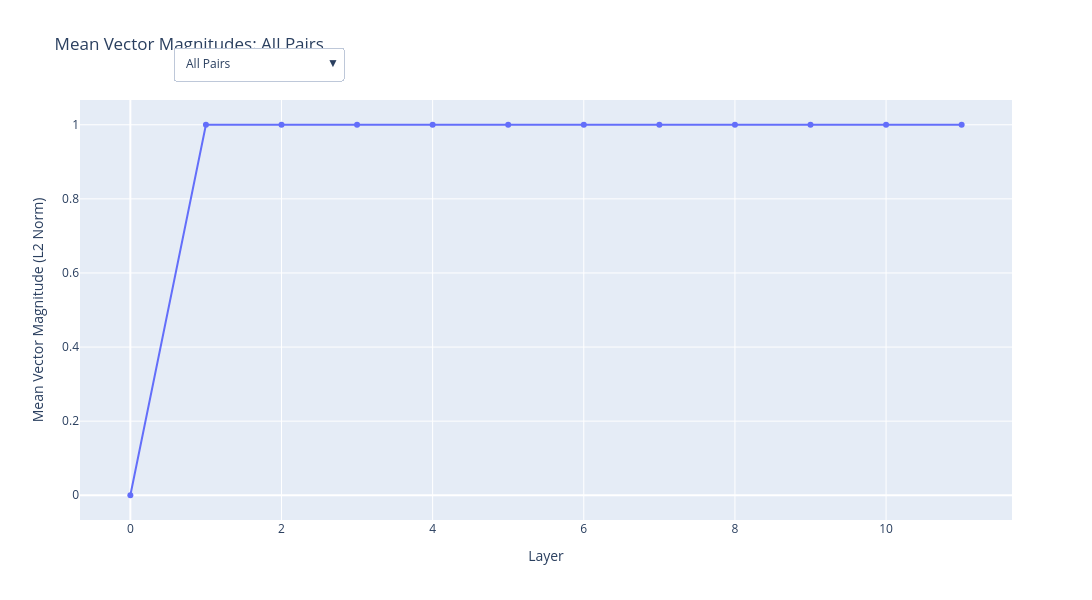

Source (notebook cell):
### Code cell
emotion_pairs_sorted = sorted(df['emotion_pair'].unique())

buttons = [
    dict(
        label="All Pairs",
        method="update",
        args=[
            {"visible": [True] * len(emotion_pairs_sorted)},
            {"title": "Mean Vector Magnitudes: All Pairs"}
        ]
    )
]

for i, pair in enumerate(emotion_pairs_sorted):
    visibility = [j == i for j in range(len(emotion_pairs_sorted))]
    buttons.append(
        dict(
            label=pair,
            method="update",
            args=[
                {"visible": visibility},
                {"title": f"Mean Vector Magnitudes: {pair}"}
            ]
        )
    )

fig = go.Figure()

for idx, pair in enumerate(emotion_pairs_sorted):
    pair_data = df[df['emotion_pair'] == pair].sort_values('layer')
    fig.add_trace(
        go.Scatter(
            x=pair_data['layer'],
            y=pair_data['mean_magnitude'],
            mode='lines+markers',
            name=pair,
            visible=(idx == 0),
            hovertemplate='<b>%{fullData.name}</b><br>Layer: %{x}<br>Mean: %{y:.4f}<extra></extra>'
        )
    )

fig.update_layout(
    updatemenus=[
        dict(
            buttons=buttons,
            direction="down",
            pad={"r": 10, "t": 10},
            showactive=True,
            x=0.1,
            xanchor="left",
            y=1.15,
            yanchor="top"
        )
    ],
    title="Mean Vector Magnitudes: All Pairs",
    xaxis_title="Layer",
    yaxis_title="Mean Vector Magnitude (L2 Norm)",
    height=600,
    width=1200,
    hovermode='x unified'
)

fig.show()

### Figure 1 — Plotly figure (JSON) as saved in the notebook; plotly's stock layout.template omitted (floating-point values rounded to 4 significant figures)
{"data": [{"hovertemplate": "<b>%{fullData.name}</b><br>Layer: %{x}<br>Mean: %{y:.4f}<extra></extra>", "mode": "lines+markers", "name": "anger → disgust", "type": "scatter", "visible": true, "x": [0, 1, 2, 3, 4, 5, 6, 7, 8, 9, 10, 11], "y": [0.0, 1.0, 1.0, 1.0, 1.0, 1.0, 1.0, 1.0, 1.0, 1.0, 1.0, 1.0]}, {"hovertemplate": "<b>%{fullData.name}</b><br>Layer: %{x}<br>Mean: %{y:.4f}<extra></extra>", "mode": "lines+markers", "name": "anger → fear", "type": "scatter", "visible": false, "x": [0, 1, 2, 3, 4, 5, 6, 7, 8, 9, 10, 11], "y": [0.0, 1.0, 1.0, 1.0, 1.0, 1.0, 1.0, 1.0, 1.0, 1.0, 1.0, 1.0]}, {"hovertemplate": "<b>%{fullData.name}</b><br>Layer: %{x}<br>Mean: %{y:.4f}<extra></extra>", "mode": "lines+markers", "name": "anger → happiness", "type": "scatter", "visible": false, "x": [0, 1, 2, 3, 4, 5, 6, 7, 8, 9, 10, 11], "y": [0.0, 1.0, 1.0, 1.0, 1.0, 1.0, 1.0, 1.0, 1.0, 1.0, 1.0, 1.0]}, {"hovertemplate": "<b>%{fullData.name}</b><br>Layer: %{x}<br>Mean: %{y:.4f}<extra></extra>", "mode": "lines+markers", "name": "anger → neutrality", "type": "scatter", "visible": false, "x": [0, 1, 2, 3, 4, 5, 6, 7, 8, 9, 10, 11], "y": [0.0, 1.0, 1.0, 1.0, 1.0, 1.0, 1.0, 1.0, 1.0, 1.0, 1.0, 1.0]}, {"hovertemplate": "<b>%{fullData.name}</b><br>Layer: %{x}<br>Mean: %{y:.4f}<extra></extra>", "mode": "lines+markers", "name": "anger → sadness", "type": "scatter", "visible": false, "x": [0, 1, 2, 3, 4, 5, 6, 7, 8, 9, 10, 11], "y": [0.0, 1.0, 1.0, 1.0, 1.0, 1.0, 1.0, 1.0, 1.0, 1.0, 1.0, 1.0]}, {"hovertemplate": "<b>%{fullData.name}</b><br>Layer: %{x}<br>Mean: %{y:.4f}<extra></extra>", "mode": "lines+markers", "name": "disgust → anger", "type": "scatter", "visible": false, "x": [0, 1, 2, 3, 4, 5, 6, 7, 8, 9, 10, 11], "y": [0.0, 1.0, 1.0, 1.0, 1.0, 1.0, 1.0, 1.0, 1.0, 1.0, 1.0, 1.0]}, {"hovertemplate": "<b>%{fullData.name}</b><br>Layer: %{x}<br>Mean: %{y:.4f}<extra></extra>", "mode": "lines+markers", "name": "disgust → fear", "type": "scatter", "visible": false, "x": [0, 1, 2, 3, 4, 5, 6, 7, 8, 9, 10, 11], "y": [0.0, 1.0, 1.0, 1.0, 1.0, 1.0, 1.0, 1.0, 1.0, 1.0, 1.0, 1.0]}, {"hovertemplate": "<b>%{fullData.name}</b><br>Layer: %{x}<br>Mean: %{y:.4f}<extra></extra>", "mode": "lines+markers", "name": "disgust → happiness", "type": "scatter", "visible": false, "x": [0, 1, 2, 3, 4, 5, 6, 7, 8, 9, 10, 11], "y": [0.0, 1.0, 1.0, 1.0, 1.0, 1.0, 1.0, 1.0, 1.0, 1.0, 1.0, 1.0]}, {"hovertemplate": "<b>%{fullData.name}</b><br>Layer: %{x}<br>Mean: %{y:.4f}<extra></extra>", "mode": "lines+markers", "name": "disgust → neutrality", "type": "scatter", "visible": false, "x": [0, 1, 2, 3, 4, 5, 6, 7, 8, 9, 10, 11], "y": [0.0, 1.0, 1.0, 1.0, 1.0, 1.0, 1.0, 1.0, 1.0, 1.0, 1.0, 1.0]}, {"hovertemplate": "<b>%{fullData.name}</b><br>Layer: %{x}<br>Mean: %{y:.4f}<extra></extra>", "mode": "lines+markers", "name": "disgust → sadness", "type": "scatter", "visible": false, "x": [0, 1, 2, 3, 4, 5, 6, 7, 8, 9, 10, 11], "y": [0.0, 1.0, 1.0, 1.0, 1.0, 1.0, 1.0, 1.0, 1.0, 1.0, 1.0, 1.0]}, {"hovertemplate": "<b>%{fullData.name}</b><br>Layer: %{x}<br>Mean: %{y:.4f}<extra></extra>", "mode": "lines+markers", "name": "fear → anger", "type": "scatter", "visible": false, "x": [0, 1, 2, 3, 4, 5, 6, 7, 8, 9, 10, 11], "y": [0.0, 1.0, 1.0, 1.0, 1.0, 1.0, 1.0, 1.0, 1.0, 1.0, 1.0, 1.0]}, {"hovertemplate": "<b>%{fullData.name}</b><br>Layer: %{x}<br>Mean: %{y:.4f}<extra></extra>", "mode": "lines+markers", "name": "fear → disgust", "type": "scatter", "visible": false, "x": [0, 1, 2, 3, 4, 5, 6, 7, 8, 9, 10, 11], "y": [0.0, 1.0, 1.0, 1.0, 1.0, 1.0, 1.0, 1.0, 1.0, 1.0, 1.0, 1.0]}, {"hovertemplate": "<b>%{fullData.name}</b><br>Layer: %{x}<br>Mean: %{y:.4f}<extra></extra>", "mode": "lines+markers", "name": "fear → happiness", "type": "scatter", "visible": false, "x": [0, 1, 2, 3, 4, 5, 6, 7, 8, 9, 10, 11], "y": [0.0, 1.0, 1.0, 1.0, 1.0, 1.0, 1.0, 1.0, 1.0, 1.0, 1.0, 1.0]}, {"hovertemplate": "<b>%{fullData.name}</b><br>Layer: %{x}<br>Mean: %{y:.4f}<extra></extra>", "mode": "lines+markers", "name": "fear → neutrality", "type": "scatter", "visible": false, "x": [0, 1, 2, 3, 4, 5, 6, 7, 8, 9, 10, 11], "y": [0.0, 1.0, 1.0, 1.0, 1.0, 1.0, 1.0, 1.0, 1.0, 1.0, 1.0, 1.0]}, {"hovertemplate": "<b>%{fullData.name}</b><br>Layer: %{x}<br>Mean: %{y:.4f}<extra></extra>", "mode": "lines+markers", "name": "fear → sadness", "type": "scatter", "visible": false, "x": [0, 1, 2, 3, 4, 5, 6, 7, 8, 9, 10, 11], "y": [0.0, 1.0, 1.0, 1.0, 1.0, 1.0, 1.0, 1.0, 1.0, 1.0, 1.0, 1.0]}, {"hovertemplate": "<b>%{fullData.name}</b><br>Layer: %{x}<br>Mean: %{y:.4f}<extra></extra>", "mode": "lines+markers", "name": "happiness → anger", "type": "scatter", "visible": false, "x": [0, 1, 2, 3, 4, 5, 6, 7, 8, 9, 10, 11], "y": [0.0, 1.0, 1.0, 1.0, 1.0, 1.0, 1.0, 1.0, 1.0, 1.0, 1.0, 1.0]}, {"hovertemplate": "<b>%{fullData.name}</b><br>Layer: %{x}<br>Mean: %{y:.4f}<extra></extra>", "mode": "lines+markers", "name": "happiness → disgust", "type": "scatter", "visible": false, "x": [0, 1, 2, 3, 4, 5, 6, 7, 8, 9, 10, 11], "y": [0.0, 1.0, 1.0, 1.0, 1.0, 1.0, 1.0, 1.0, 1.0, 1.0, 1.0, 1.0]}, {"hovertemplate": "<b>%{fullData.name}</b><br>Layer: %{x}<br>Mean: %{y:.4f}<extra></extra>", "mode": "lines+markers", "name": "happiness → fear", "type": "scatter", "visible": false, "x": [0, 1, 2, 3, 4, 5, 6, 7, 8, 9, 10, 11], "y": [0.0, 1.0, 1.0, 1.0, 1.0, 1.0, 1.0, 1.0, 1.0, 1.0, 1.0, 1.0]}, {"hovertemplate": "<b>%{fullData.name}</b><br>Layer: %{x}<br>Mean: %{y:.4f}<extra></extra>", "mode": "lines+markers", "name": "happiness → neutrality", "type": "scatter", "visible": false, "x": [0, 1, 2, 3, 4, 5, 6, 7, 8, 9, 10, 11], "y": [0.0, 1.0, 1.0, 1.0, 1.0, 1.0, 1.0, 1.0, 1.0, 1.0, 1.0, 1.0]}, {"hovertemplate": "<b>%{fullData.name}</b><br>Layer: %{x}<br>Mean: %{y:.4f}<extra></extra>", "mode": "lines+markers", "name": "happiness → sadness", "type": "scatter", "visible": false, "x": [0, 1, 2, 3, 4, 5, 6, 7, 8, 9, 10, 11], "y": [0.0, 1.0, 1.0, 1.0, 1.0, 1.0, 1.0, 1.0, 1.0, 1.0, 1.0, 1.0]}, {"hovertemplate": "<b>%{fullData.name}</b><br>Layer: %{x}<br>Mean: %{y:.4f}<extra></extra>", "mode": "lines+markers", "name": "neutrality → anger", "type": "scatter", "visible": false, "x": [0, 1, 2, 3, 4, 5, 6, 7, 8, 9, 10, 11], "y": [0.0, 1.0, 1.0, 1.0, 1.0, 1.0, 1.0, 1.0, 1.0, 1.0, 1.0, 1.0]}, {"hovertemplate": "<b>%{fullData.name}</b><br>Layer: %{x}<br>Mean: %{y:.4f}<extra></extra>", "mode": "lines+markers", "name": "neutrality → disgust", "type": "scatter", "visible": false, "x": [0, 1, 2, 3, 4, 5, 6, 7, 8, 9, 10, 11], "y": [0.0, 1.0, 1.0, 1.0, 1.0, 1.0, 1.0, 1.0, 1.0, 1.0, 1.0, 1.0]}, {"hovertemplate": "<b>%{fullData.name}</b><br>Layer: %{x}<br>Mean: %{y:.4f}<extra></extra>", "mode": "lines+markers", "name": "neutrality → fear", "type": "scatter", "visible": false, "x": [0, 1, 2, 3, 4, 5, 6, 7, 8, 9, 10, 11], "y": [0.0, 1.0, 1.0, 1.0, 1.0, 1.0, 1.0, 1.0, 1.0, 1.0, 1.0, 1.0]}, {"hovertemplate": "<b>%{fullData.name}</b><br>Layer: %{x}<br>Mean: %{y:.4f}<extra></extra>", "mode": "lines+markers", "name": "neutrality → happiness", "type": "scatter", "visible": false, "x": [0, 1, 2, 3, 4, 5, 6, 7, 8, 9, 10, 11], "y": [0.0, 1.0, 1.0, 1.0, 1.0, 1.0, 1.0, 1.0, 1.0, 1.0, 1.0, 1.0]}, {"hovertemplate": "<b>%{fullData.name}</b><br>Layer: %{x}<br>Mean: %{y:.4f}<extra></extra>", "mode": "lines+markers", "name": "neutrality → sadness", "type": "scatter", "visible": false, "x": [0, 1, 2, 3, 4, 5, 6, 7, 8, 9, 10, 11], "y": [0.0, 1.0, 1.0, 1.0, 1.0, 1.0, 1.0, 1.0, 1.0, 1.0, 1.0, 1.0]}, {"hovertemplate": "<b>%{fullData.name}</b><br>Layer: %{x}<br>Mean: %{y:.4f}<extra></extra>", "mode": "lines+markers", "name": "sadness → anger", "type": "scatter", "visible": false, "x": [0, 1, 2, 3, 4, 5, 6, 7, 8, 9, 10, 11], "y": [0.0, 1.0, 1.0, 1.0, 1.0, 1.0, 1.0, 1.0, 1.0, 1.0, 1.0, 1.0]}, {"hovertemplate": "<b>%{fullData.name}</b><br>Layer: %{x}<br>Mean: %{y:.4f}<extra></extra>", "mode": "lines+markers", "name": "sadness → disgust", "type": "scatter", "visible": false, "x": [0, 1, 2, 3, 4, 5, 6, 7, 8, 9, 10, 11], "y": [0.0, 1.0, 1.0, 1.0, 1.0, 1.0, 1.0, 1.0, 1.0, 1.0, 1.0, 1.0]}, {"hovertemplate": "<b>%{fullData.name}</b><br>Layer: %{x}<br>Mean: %{y:.4f}<extra></extra>", "mode": "lines+markers", "name": "sadness → fear", "type": "scatter", "visible": false, "x": [0, 1, 2, 3, 4, 5, 6, 7, 8, 9, 10, 11], "y": [0.0, 1.0, 1.0, 1.0, 1.0, 1.0, 1.0, 1.0, 1.0, 1.0, 1.0, 1.0]}, {"hovertemplate": "<b>%{fullData.name}</b><br>Layer: %{x}<br>Mean: %{y:.4f}<extra></extra>", "mode": "lines+markers", "name": "sadness → happiness", "type": "scatter", "visible": false, "x": [0, 1, 2, 3, 4, 5, 6, 7, 8, 9, 10, 11], "y": [0.0, 1.0, 1.0, 1.0, 1.0, 1.0, 1.0, 1.0, 1.0, 1.0, 1.0, 1.0]}, {"hovertemplate": "<b>%{fullData.name}</b><br>Layer: %{x}<br>Mean: %{y:.4f}<extra></extra>", "mode": "lines+markers", "name": "sadness → neutrality", "type": "scatter", "visible": false, "x": [0, 1, 2, 3, 4, 5, 6, 7, 8, 9, 10, 11], "y": [0.0, 1.0, 1.0, 1.0, 1.0, 1.0, 1.0, 1.0, 1.0, 1.0, 1.0, 1.0]}], "layout": {"height": 600, "hovermode": "x unified", "title": {"text": "Mean Vector Magnitudes: All Pairs"}, "updatemenus": [{"buttons": [{"args": [{"visible": [true, true, true, true, true, true, true, true, true, true, true, true, true, true, true, true, true, true, true, true, true, true, true, true, true, true, true, true, true, true]}, {"title": "Mean Vector Magnitudes: All Pairs"}], "label": "All Pairs", "method": "update"}, {"args": [{"visible": [true, false, false, false, false, false, false, false, false, false, false, false, false, false, false, false, false, false, false, false, false, false, false, false, false, false, false, false, false, false]}, {"title": "Mean Vector Magnitudes: anger → disgust"}], "label": "anger → disgust", "method": "update"}, {"args": [{"visible": [false, true, false, false, false, false, false, false, false, false, false, false, false, false, false, false, false, false, false, false, false, false, false, false, false, false, false, false, false, false]}, {"title": "Mean Vector Magnitudes: anger → fear"}], "label": "anger → fear", "method": "update"}, {"args": [{"visible": [false, false, true, false, false, false, false, false, false, false, false, false, false, false, false, false, false, false, false, false, false, false, false, false, false, false, false, false, false, false]}, {"title": "Mean Vector Magnitudes: anger → happiness"}], "label": "anger → happiness", "method": "update"}, {"args": [{"visible": [false, false, false, true, false, false, false, false, false, false, false, false, false, false, false, false, false, false, false, false, false, false, false, false, false, false, false, false, false, false]}, {"title": "Mean Vector Magnitudes: anger → neutrality"}], "label": "anger → neutrality", "method": "update"}, {"args": [{"visible": [false, false, false, false, true, false, false, false, false, false, false, false, false, false, false, false, false, false, false, false, false, false, false, false, false, false, false, false, false, false]}, {"title": "Mean Vector Magnitudes: anger → sadness"}], "label": "anger → sadness", "method": "update"}, {"args": [{"visible": [false, false, false, false, false, true, false, false, false, false, false, false, false, false, false, false, false, false, false, false, false, false, false, false, false, false, false, false, false, false]}, {"title": "Mean Vector Magnitudes: disgust → anger"}], "label": "disgust → anger", "method": "update"}, {"args": [{"visible": [false, false, false, false, false, false, true, false, false, false, false, false, false, false, false, false, false, false, false, false, false, false, false, false, false, false, false, false, false, false]}, {"title": "Mean Vector Magnitudes: disgust → fear"}], "label": "disgust → fear", "method": "update"}, {"args": [{"visible": [false, false, false, false, false, false, false, true, false, false, false, false, false, false, false, false, false, false, false, false, false, false, false, false, false, false, false, false, false, false]}, {"title": "Mean Vector Magnitudes: disgust → happiness"}], "label": "disgust → happiness", "method": "update"}, {"args": [{"visible": [false, false, false, false, false, false, false, false, true, false, false, false, false, false, false, false, false, false, false, false, false, false, false, false, false, false, false, false, false, false]}, {"title": "Mean Vector Magnitudes: disgust → neutrality"}], "label": "disgust → neutrality", "method": "update"}, {"args": [{"visible": [false, false, false, false, false, false, false, false, false, true, false, false, false, false, false, false, false, false, false, false, false, false, false, false, false, false, false, false, false, false]}, {"title": "Mean Vector Magnitudes: disgust → sadness"}], "label": "disgust → sadness", "method": "update"}, {"args": [{"visible": [false, false, false, false, false, false, false, false, false, false, true, false, false, false, false, false, false, false, false, false, false, false, false, false, false, false, false, false, false, false]}, {"title": "Mean Vector Magnitudes: fear → anger"}], "label": "fear → anger", "method": "update"}, {"args": [{"visible": [false, false, false, false, false, false, false, false, false, false, false, true, false, false, false, false, false, false, false, false, false, false, false, false, false, false, false, false, false, false]}, {"title": "Mean Vector Magnitudes: fear → disgust"}], "label": "fear → disgust", "method": "update"}, {"args": [{"visible": [false, false, false, false, false, false, false, false, false, false, false, false, true, false, false, false, false, false, false, false, false, false, false, false, false, false, false, false, false, false]}, {"title": "Mean Vector Magnitudes: fear → happiness"}], "label": "fear → happiness", "method": "update"}, {"args": [{"visible": [false, false, false, false, false, false, false, false, false, false, false, false, false, true, false, false, false, false, false, false, false, false, false, false, false, false, false, false, false, false]}, {"title": "Mean Vector Magnitudes: fear → neutrality"}], "label": "fear → neutrality", "method": "update"}, {"args": [{"visible": [false, false, false, false, false, false, false, false, false, false, false, false, false, false, true, false, false, false, false, false, false, false, false, false, false, false, false, false, false, false]}, {"title": "Mean Vector Magnitudes: fear → sadness"}], "label": "fear → sadness", "method": "update"}, {"args": [{"visible": [false, false, false, false, false, false, false, false, false, false, false, false, false, false, false, true, false, false, false, false, false, false, false, false, false, false, false, false, false, false]}, {"title": "Mean Vector Magnitudes: happiness → anger"}], "label": "happiness → anger", "method": "update"}, {"args": [{"visible": [false, false, false, false, false, false, false, false, false, false, false, false, false, false, false, false, true, false, false, false, false, false, false, false, false, false, false, false, false, false]}, {"title": "Mean Vector Magnitudes: happiness → disgust"}], "label": "happiness → disgust", "method": "update"}, {"args": [{"visible": [false, false, false, false, false, false, false, false, false, false, false, false, false, false, false, false, false, true, false, false, false, false, false, false, false, false, false, false, false, false]}, {"title": "Mean Vector Magnitudes: happiness → fear"}], "label": "happiness → fear", "method": "update"}, {"args": [{"visible": [false, false, false, false, false, false, false, false, false, false, false, false, false, false, false, false, false, false, true, false, false, false, false, false, false, false, false, false, false, false]}, {"title": "Mean Vector Magnitudes: happiness → neutrality"}], "label": "happiness → neutrality", "method": "update"}, {"args": [{"visible": [false, false, false, false, false, false, false, false, false, false, false, false, false, false, false, false, false, false, false, true, false, false, false, false, false, false, false, false, false, false]}, {"title": "Mean Vector Magnitudes: happiness → sadness"}], "label": "happiness → sadness", "method": "update"}, {"args": [{"visible": [false, false, false, false, false, false, false, false, false, false, false, false, false, false, false, false, false, false, false, false, true, false, false, false, false, false, false, false, false, false]}, {"title": "Mean Vector Magnitudes: neutrality → anger"}], "label": "neutrality → anger", "method": "update"}, {"args": [{"visible": [false, false, false, false, false, false, false, false, false, false, false, false, false, false, false, false, false, false, false, false, false, true, false, false, false, false, false, false, false, false]}, {"title": "Mean Vector Magnitudes: neutrality → disgust"}], "label": "neutrality → disgust", "method": "update"}, {"args": [{"visible": [false, false, false, false, false, false, false, false, false, false, false, false, false, false, false, false, false, false, false, false, false, false, true, false, false, false, false, false, false, false]}, {"title": "Mean Vector Magnitudes: neutrality → fear"}], "label": "neutrality → fear", "method": "update"}, {"args": [{"visible": [false, false, false, false, false, false, false, false, false, false, false, false, false, false, false, false, false, false, false, false, false, false, false, true, false, false, false, false, false, false]}, {"title": "Mean Vector Magnitudes: neutrality → happiness"}], "label": "neutrality → happiness", "method": "update"}, {"args": [{"visible": [false, false, false, false, false, false, false, false, false, false, false, false, false, false, false, false, false, false, false, false, false, false, false, false, true, false, false, false, false, false]}, {"title": "Mean Vector Magnitudes: neutrality → sadness"}], "label": "neutrality → sadness", "method": "update"}, {"args": [{"visible": [false, false, false, false, false, false, false, false, false, false, false, false, false, false, false, false, false, false, false, false, false, false, false, false, false, true, false, false, false, false]}, {"title": "Mean Vector Magnitudes: sadness → anger"}], "label": "sadness → anger", "method": "update"}, {"args": [{"visible": [false, false, false, false, false, false, false, false, false, false, false, false, false, false, false, false, false, false, false, false, false, false, false, false, false, false, true, false, false, false]}, {"title": "Mean Vector Magnitudes: sadness → disgust"}], "label": "sadness → disgust", "method": "update"}, {"args": [{"visible": [false, false, false, false, false, false, false, false, false, false, false, false, false, false, false, false, false, false, false, false, false, false, false, false, false, false, false, true, false, false]}, {"title": "Mean Vector Magnitudes: sadness → fear"}], "label": "sadness → fear", "method": "update"}, {"args": [{"visible": [false, false, false, false, false, false, false, false, false, false, false, false, false, false, false, false, false, false, false, false, false, false, false, false, false, false, false, false, true, false]}, {"title": "Mean Vector Magnitudes: sadness → happiness"}], "label": "sadness → happiness", "method": "update"}, {"args": [{"visible": [false, false, false, false, false, false, false, false, false, false, false, false, false, false, false, false, false, false, false, false, false, false, false, false, false, false, false, false, false, true]}, {"title": "Mean Vector Magnitudes: sadness → neutrality"}], "label": "sadness → neutrality", "method": "update"}], "direction": "down", "pad": {"r": 10, "t": 10}, "showactive": true, "x": 0.1, "xanchor": "left", "y": 1.15, "yanchor": "top"}], "width": 1200, "xaxis": {"title": {"text": "Layer"}}, "yaxis": {"title": {"text": "Mean Vector Magnitude (L2 Norm)"}}}}
